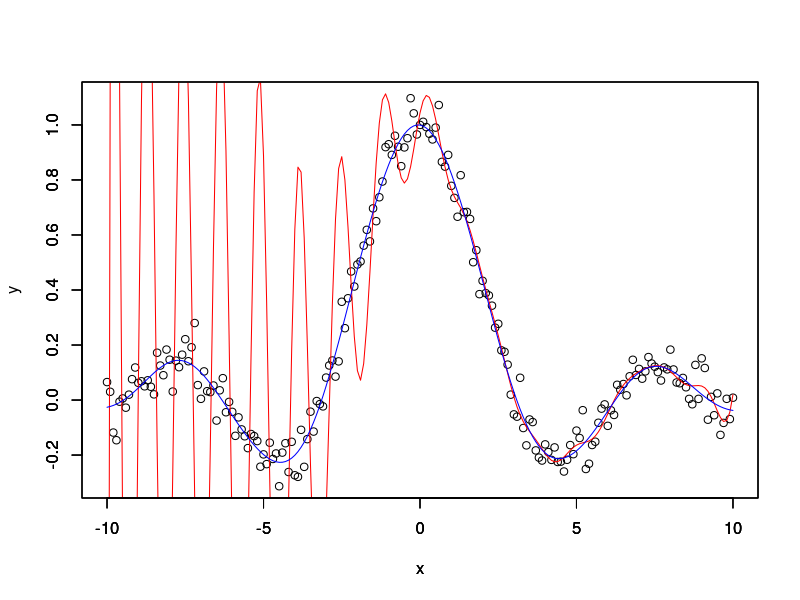

The R source for this figure:
rm(list=ls())

x <- data.matrix(seq(-10,10,.1))
N <- nrow(x)
y <- sin(x)/x + rnorm(N,0,.05)
y[which(x == 0)] <- 1

plot(x,y,xlim=c(-10,10),ylim=c(-.3,1.1))

nRBFs <- 40
centers <- data.matrix(seq(-10,10,(20/(nRBFs-1))))
sigma <- 1

H <- matrix(nrow=N,ncol=nRBFs)
for (rbf in 1:nRBFs){
    H[,rbf] <- exp(-1/2 * ((x-centers[rbf])^2/(sigma^2)))
}
lambda <- 1e-12
L <- lambda * diag(nRBFs)
A <- t(H) %*% H + L
print(A)
P <- (diag(N) - H %*% solve(A) %*% t(H))
print(P)
w <- (solve(A) %*% t(H)) %*% y

y_hat <- H %*% w
par(new=T)
plot(x,y_hat,'l',col='red',xlim=c(-10,10),ylim=c(-.3,1.1),ylab='')

lambda <- .5
L <- lambda * diag(nRBFs)
A <- t(H) %*% H + L
print(A)
P <- (diag(N) - H %*% solve(A) %*% t(H))
print(P)
w <- (solve(A) %*% t(H)) %*% y

y_hat <- H %*% w
par(new=T)
plot(x,y_hat,'l',col='blue',xlim=c(-10,10),ylim=c(-.3,1.1),ylab='')

#LOO

mode <- function(x){
    unique(x)[which.max(tabulate(match(x, unique(x))))]
}

seq_lambda <- c(0,2^seq(-3,4,1))
indexes <- 1:round(N/30)
smp <- split(sample(N),1:30)
lambdas_loo <- c()
lambdas_cv <- c()
for (i in 1:30){
    
    x_test <- x[smp[[i]]]
    y_test <- y[smp[[i]]]
    x_train <- x[-smp[[i]]]
    y_train <- y[-smp[[i]]]
    N_train <- length(x_train)
    
    loocv <- c()
    testmse <- c()
    
    for (lambda in seq_lambda){
        
        H_train <- matrix(nrow=N_train,ncol=nRBFs)
        H_test <- matrix(nrow=(N-N_train),ncol=nRBFs)
        for (rbf in 1:nRBFs){
            H_train[,rbf] <- exp(-1/2 * ((x_train-centers[rbf])^2/(sigma^2)))
            H_test[,rbf] <- exp(-1/2 * ((x_test-centers[rbf])^2/(sigma^2)))
        }
        
        L <- lambda * diag(nRBFs)
        A <- t(H_train) %*% H_train + L
        P <- (diag(N_train) - H_train %*% solve(A) %*% t(H_train))
        loo <- 1/N * (t(y_train) %*% P) %*% ((P %*% y_train)/(diag(P)^2))
        loocv <- c(loocv,loo)
        
        w <- (solve(A) %*% t(H_train)) %*% y_train
        y_hat <- H_test %*% w
        test_mse <- sum((y_test-y_hat)^2)/(N-N_train)
        testmse <- c(testmse,test_mse)
    }
    
    lambdas_cv <- c(lambdas_cv,seq_lambda[which.min(testmse)])
    lambdas_loo <- c(lambdas_loo,seq_lambda[which.min(loocv)])
}

#Numero efetivo de parametros

moda_loo <- mode(lambdas_loo)
lambda <- moda_loo
L <- lambda * diag(nRBFs)
A <- t(H) %*% H + L
gamma <- nRBFs - lambda*sum(diag(solve(A)))
nRBFs_eff <- round(gamma)

indexes <- 1:round(N/30)
smp <- split(sample(N),1:30)
reg <- c()
nao_reg <- c()
for (i in 1:30){
    
    x_test <- x[smp[[i]]]
    y_test <- y[smp[[i]]]
    x_train <- x[-smp[[i]]]
    y_train <- y[-smp[[i]]]
    N_train <- length(x_train)
    
    lambda_reg <- moda_loo
    lambda_naoreg <- 0
    
    H_train <- matrix(nrow=N_train,ncol=nRBFs)
    H_test <- matrix(nrow=(N-N_train),ncol=nRBFs)
    for (rbf in 1:nRBFs){
        H_train[,rbf] <- exp(-1/2 * ((x_train-centers[rbf])^2/(sigma^2)))
        H_test[,rbf] <- exp(-1/2 * ((x_test-centers[rbf])^2/(sigma^2)))
    }
    
    L <- lambda_reg * diag(nRBFs)
    A <- t(H_train) %*% H_train + L
    P <- (diag(N_train) - H_train %*% solve(A) %*% t(H_train))
    
    w <- (solve(A) %*% t(H_train)) %*% y_train
    y_hat <- H_test %*% w
    test_mse <- sum((y_test-y_hat)^2)/(N-N_train)
    reg <- c(reg,test_mse)
    
    #######################
    
    centers_eff <- data.matrix(seq(-10,10,(20/(nRBFs_eff-1))))
    
    H_train <- matrix(nrow=N_train,ncol=nRBFs_eff)
    H_test <- matrix(nrow=(N-N_train),ncol=nRBFs_eff)
    for (rbf in 1:nRBFs_eff){
        H_train[,rbf] <- exp(-1/2 * ((x_train-centers_eff[rbf])^2/(sigma^2)))
        H_test[,rbf] <- exp(-1/2 * ((x_test-centers_eff[rbf])^2/(sigma^2)))
    }
    
    L <- lambda_naoreg * diag(nRBFs_eff)
    A <- t(H_train) %*% H_train + L
    P <- (diag(N_train) - H_train %*% solve(A) %*% t(H_train))
    
    w <- (solve(A) %*% t(H_train)) %*% y_train
    y_hat <- H_test %*% w
    test_mse <- sum((y_test-y_hat)^2)/(N-N_train)
    nao_reg <- c(nao_reg,test_mse)
}

erro_regularizado <- mean(reg)
erro_naoregularizado <- mean(nao_reg)